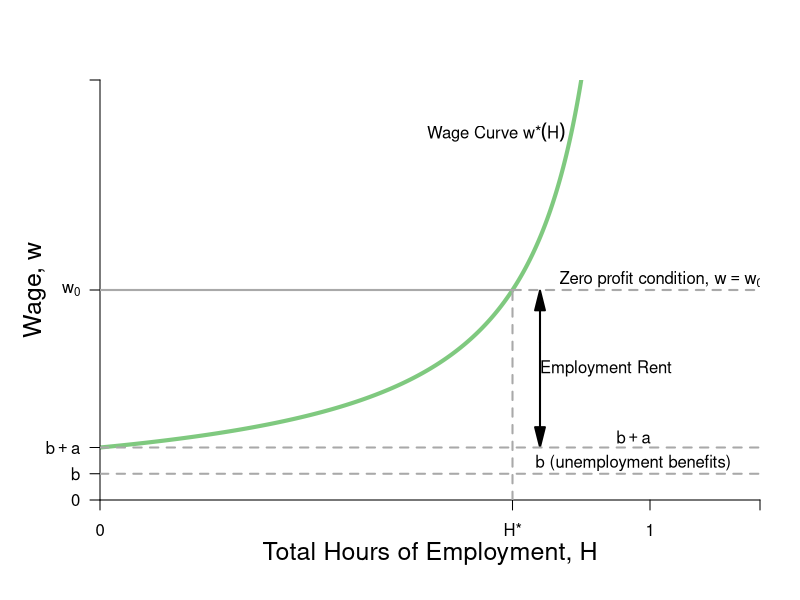

Generate this figure with R:
require(ggplot2)
require(shape)
require(plotrix)
pdf(file = "bfh-textbook/employment/employment_wage_macro.pdf", width = 9, height = 7)

#Set parameters for graphics
axislabelsize <- 1.5
graphlinewidth <- 3

COL <- c("#7fc97f", "#beaed4", "#fdc086", "#ffff99", "#386cb0", "#f0027f", "#bf5b17", "#666666")
COLA <- c("#99d8c9","#66c2a4","#41ae76", "#238b45", "#005824")
COLB <- c("#4eb3d3", "#2b8cbe", "#0868ac","#084081")

WageFn <- function(H, delta = 5) {
  delta /(1 - H)
}

#COL <- c("#1B9E77", "#D95F02", "#7570B3", "#E7298A", "#66A61E", "#E6AB02", "#A6761D", "#666666")
COL <- c("#7fc97f", "#beaed4", "#fdc086", "#ffff99")
par(mar =  c(5, 5, 4, 2))
xlims <- c(0, 1.2)
ylims <- c(0, 40)


plot(0, 0, xlim = xlims, ylim = ylims, type = "n",
     xlab = expression(paste("Total Hours of Employment, ", H)),
     ylab = expression(paste("Wage, ", w)),
     xaxt = "n", 
     yaxt = "n",
     cex.lab = axislabelsize, 
     line = 2.5,
     bty = "n", 
     xaxs="i", 
     yaxs="i")

npts <- 500 
npts2 <- 501
#Specify the sequences of points for graphing. 
xx1 <- seq(xlims[1], 0.9, length.out = npts)
xx2 <- seq(xlims[1], xlims[2], length.out = npts)
xx3 <- seq(xlims[1], xlims[2], length.out = npts2)
xx4 <- seq(xlims[1], 25, length.out = npts2)

#Draw the lines for the graphs
lines(xx1, WageFn(xx1), col = COL[1], lwd = 4)
#lines(xx2, solowCondition(xx2, delta = 5), col = COL[3], lwd = 4)
#lines(xx2, solowInfeas(xx2, delta = 5), col = COL[1], lwd = 4, lty = 2)

#Customize ticks and labels for the plot
ticksy <- c(0, 2.5, 5, 20,  40)
ylabels <- c(0, expression(paste(b)), expression(paste(b+a)), expression(paste(w[0])), NA)
ticksx <- c(0, 0.75, 1, xlims[2])
xlabels <- c(0, expression(paste(H,"*")), 1.0, NA)
axis(1, at = ticksx, pos = 0, labels = xlabels)
axis(2, at = ticksy, pos = 0, labels = ylabels, las = 1)

#Annotation of the  graphs
text(0.72, 35, expression(paste("Wage Curve ", w,"*",(H))))

#Line for the absolute maximum quality
#segments(1, 0, 1, 42, lty = 2, lwd = 3, col = "darkgray")
segments(0.75, 0, 0.75, 20, lty = 2, lwd = 2, col = "darkgray")

#Arrow to Slope of BRF
#Arrows(0.5, 13, 0.58, 13, col = "black", lty = 1, lwd = 2, arr.type = "triangle")
#text(0.35, 13, expression(paste("Slope = " - u[q], " = ", frac(delta, (1 - q)^2))))


Arrows(0.8, 15, 0.8, 19, col = "black", lty = 1, lwd = 2, arr.type = "triangle")
Arrows(0.8, 15, 0.8, 6, col = "black", lty = 1, lwd = 2, arr.type = "triangle")
text(0.92, 12.5, expression(paste("Employment Rent")))

#Text to indicate delta = 5
#text(0.2, 38, expression(paste("Wage Function")))
#text(0.2, 36, expression(paste("set to ", delta, " = 5")))


#Zero profit condition 
segments(0, 20, 0.75, 20, lty = 1, lwd = 2, col = "darkgray")
segments(0.75, 20, 1.2, 20, lty = 2, lwd = 2, col = "darkgray")

#Unemployment benefits & a
segments(0, 5, 1.2, 5, lty = 2, lwd = 2, col = "darkgray")
segments(0, 2.5, 1.2, 2.5, lty = 2, lwd = 2, col = "darkgray")

#Zero profit condition
text(1.02, 21, expression(paste("Zero profit condition, ", w == w[0])))
text(0.97, 6, expression(paste(b + a)))
text(0.97, 3.5, expression(paste(b, " (unemployment benefits)")))
#text(1.08, 36, expression(paste("level of")))
#text(1.08, 34, expression(paste("employment, ", bar(H))))


dev.off()
